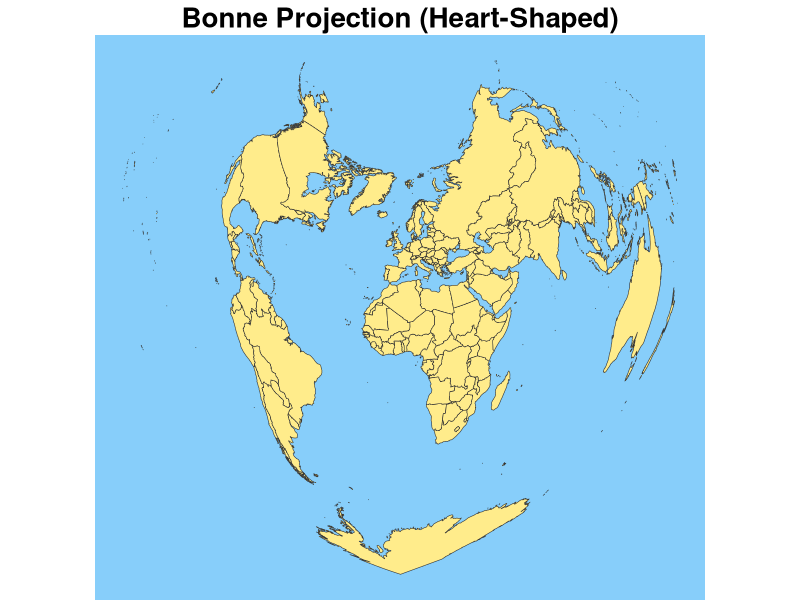

Write the R code that produced this figure.
# Load libraries
library(sf)
library(ggplot2)
library(rnaturalearth)

# Fetch world data
world <- rnaturalearth::ne_countries(scale = "medium", returnclass = "sf")

# Transform the projection to Bonne (heart-shaped)
world_heart <- st_transform(
  world, 
  crs = "+proj=bonne +lat_1=45 +lon_0=0"  # Bonne projection parameters
)

# Plot the Bonne projection map
ggplot(data = world_heart) +
  geom_sf(fill = "lightgoldenrod1", color = "gray20", size = 0.3) +  # Land
  theme_void() + 
  theme(
    panel.background = element_rect(fill = "lightskyblue", color = NA),  # Ocean
    plot.title = element_text(size = 20, face = "bold", hjust = 0.5)
  ) +
  labs(title = "Bonne Projection (Heart-Shaped)")
